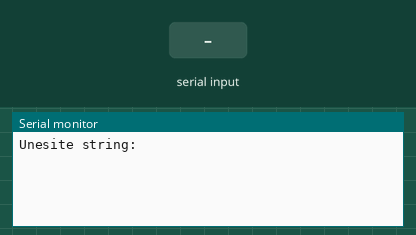
Bench run of a sketch on a simulated Arduino Uno, built with avr-gcc and run on an emulated ATmega328P. Parts: the last lines printed to the serial monitor. The inputs (shaded band) are chosen by the test bench.

Above: at 1.2 s.
1.3 s: "1" received over Serial
At 2.2 s:
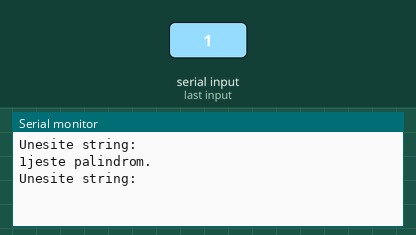
2.9 s: "0" received over Serial
At 3.4 s:
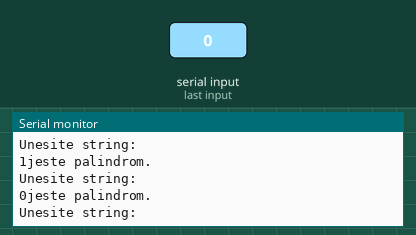
4.4 s: "2" received over Serial
At 5.7 s:
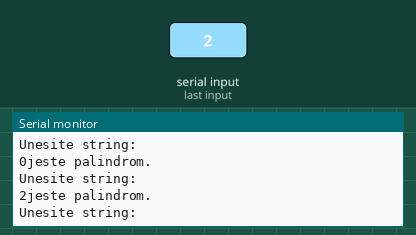

Measured:
- after the input at 1.3 s, the serial monitor: prints a new line after 0.10 s (image 1)
- after the input at 2.9 s, the serial monitor: prints a new line after 0.10 s (image 2)
- after the input at 4.4 s, the serial monitor: prints a new line after 0.10 s (image 3)

The sketch:

palindrom_2.ino
```cpp
char string[25];

void setup() {
  // put your setup code here, to run once:

  Serial.begin(9600);
  Serial.setTimeout(10000);
}

void loop() {
  // put your main code here, to run repeatedly:
  int ret = 0;
  int duzina;

  Serial.println("Unesite string:");

  while(!Serial.available());
  delay(100);
  duzina = Serial.available();

  Serial.readBytes(string, duzina);
  string[duzina] = 0;

  ret = palindrom(string, duzina);

  if(ret == 0){
    Serial.print(string);
    Serial.print("jeste palindrom.\n");
  }else{
    Serial.print(string);
    Serial.print("nije palindrom.\n");
  }
}

int palindrom(char* string, int duzina){
  int a = 0;
  int b = duzina - 2;

  while(a < b){
    if(string[a] != string[b])
    {
      return 1;
    }
    else{
      a++;
      b--;
    }
  }

return 0;
}
```
